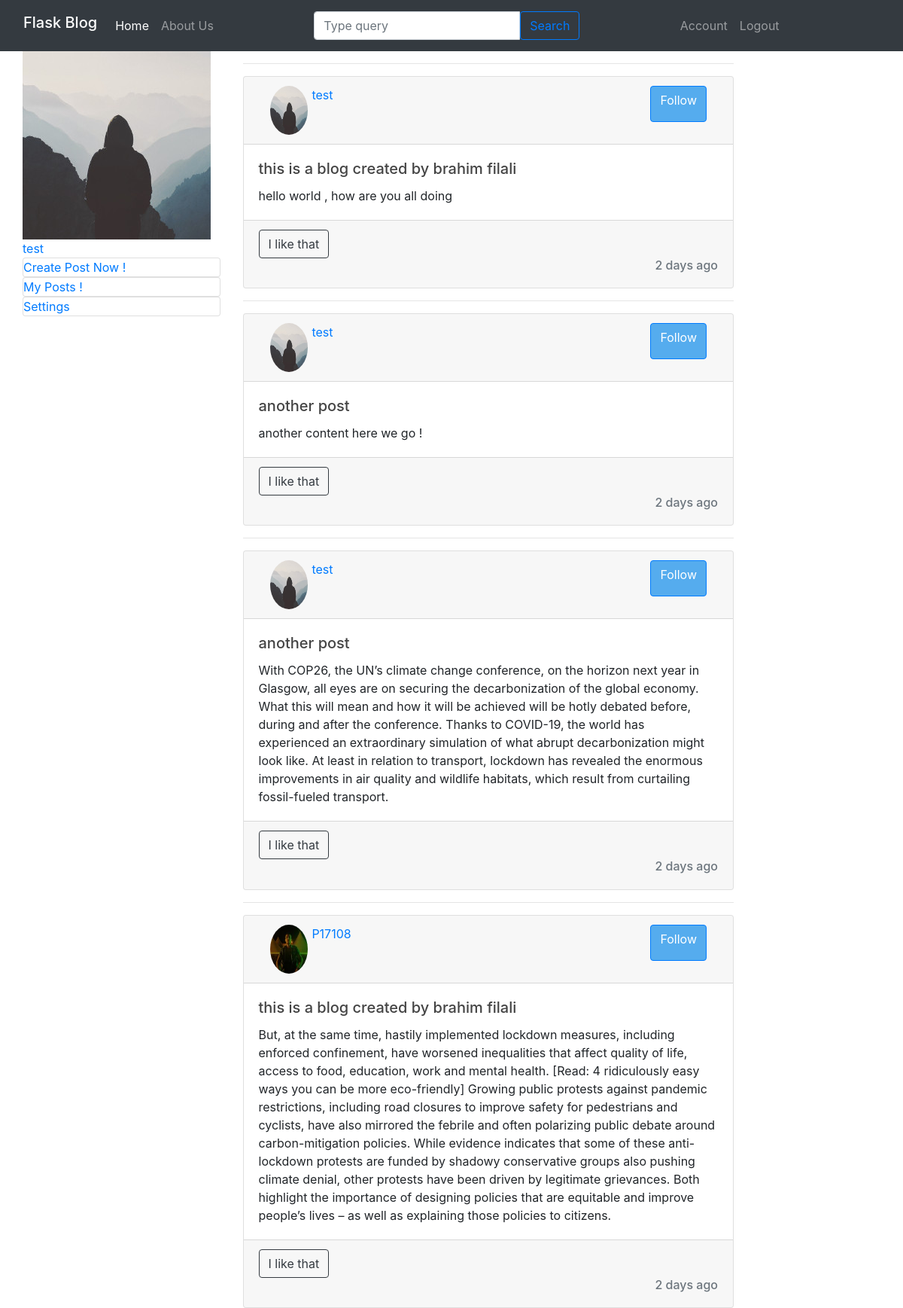
Screenshot of /home (signed in) with the database file from the repository.
### flaskblog/models.py (models this page shows, shortened)
class User(db.Model ,UserMixin):
    id = db.Column(db.Integer , primary_key = True)
    username = db.Column(db.String(20) , unique = True , nullable = False )
    email = db.Column(db.String(120) , unique = True , nullable = False )
    image_file = db.Column(db.String(40) , nullable = False , default = 'default.jpg')
    password = db.Column(db.String(60) , nullable = False)
    posts = db.relationship('Post' , backref = 'author')

class Post(db.Model ,UserMixin):
    id = db.Column(db.Integer , primary_key = True)
    title = db.Column(db.String(20) , nullable = False )
    content = db.Column(db.Text, nullable = False )
    date_posted = db.Column(db.DateTime , default=datetime.utcnow)
    user_id = db.Column(db.Integer , db.ForeignKey('user.id'))

### flaskblog/routes.py (the view)
@app.route("/")
@app.route("/home")
@login_required
def home():
    posts = Post.query.all()
    image_file = url_for('static', filename=join('profile_pics',current_user.image_file))
    return render_template('home.html' , title = "Home page" , posts = posts , image_file = image_file)

### flaskblog/models.py (called while the page is built)
@login_manager.user_loader
def load_user(user_id):
    return User.query.get(int(user_id))

### flaskblog/templates/home.html
{% extends 'layout.html' %}
{% block link_css %}
    <link rel="stylesheet" type="text/css" href="{{ url_for('static', filename='home.css') }}">
{% endblock %}
{% block content %}
<div class="row">
    <div class="col-md-3">
        <div class="profile">
            <img class="profile_picture" src="{{ image_file }} ">
            <a class="profile_name" href="">
                {{current_user.username}}
            </a>
        </div>
        <div>
            <a href="{{ url_for('create_post') }}">
                <div class="card">
                    Create Post Now !
                </div>
            </a>
            <a href="">
                <div class="card">
                    My Posts !
                </div>
            </a>
            <a href="">
                <div class="card">
                    Settings
                </div>
            </a>
        </div>
    </div>
    <div class="col-md-7">
        {% for post in posts %}
            <hr>
            <div class="card">
               <div class="card-header">
                <div class="container">
                    <div class="row">
                        <div class="col-1">
                            <img class="article-img" src="{{url_for('static', filename='profile_pics/'+post.author.image_file)}}" alt="..." >
                        </div>
                        <div class="col-xl-8">
                            <a class="username" href="#">{{post.author.username}}</a>
                        </div>
                        <div class="col-3">
                            <a class="btn btn-primary follow-button" style="background-color: #55acee" href="#!" role="button">
                                Follow
                            </a>
                        </div>
                    </div>
                </div>
              </div>
              <div class="card-body">
                <h5 class="card-title">{{post.title}}</h5>
                <p class="card-text">
                  {{post.content}}
                </p>
              </div>
              <div class="card-footer text-left">
                <button type="button" class="btn btn-outline-dark" data-ripple-color="dark">I like that</button>
                <h6 class="text-muted text-right">2 days ago</h6>
                </div>
            </div>
        {% endfor%}
    </div>
</div>
{% endblock content %}

### flaskblog/templates/layout.html (shortened to what this page needs)
<!DOCTYPE html>
<html>
<head>
    <link rel="stylesheet" type="text/css" href="{{ url_for('static', filename='main.css') }}">
    <link rel="stylesheet" href="https://cdn.jsdelivr.net/npm/bootstrap@4.5.3/dist/css/bootstrap.min.css">
    {% block link_css %}
    {% endblock %}
</head>
<body>
  <header>
    <nav class="navbar navbar-expand-lg navbar-dark bg-dark fixed-navbar ">
      <div class="container-fluid">
        <h3 class="navbar-brand" >Flask Blog</h3>
        <div class="collapse navbar-collapse" id="navbarSupportedContent">
          <ul class="navbar-nav mr-auto mb-2 mb-lg-0">
            <li class="nav-item">
              <a class="nav-link active" aria-current="page" href="{{ url_for('home') }}">Home</a>
            </li>
            <li class="nav-item">
              <a class="nav-link" href="{{ url_for('about') }}">About Us</a>
            </li>
          </ul>
          <form class="d-flex input-group w-auto mr-auto">
            <input
              type="search"
              class="form-control"
              placeholder="Type query"
              aria-label="Search"
            />
            <button class="btn btn-outline-primary" type="button" data-ripple-color="dark">
              Search
            </button>
          </form>
          <ul class="navbar-nav mr-auto mb-2 mb-lg-0">
            {% if current_user.is_authenticated %}
            <li class="nav-item">
              <a class="nav-link" href="{{ url_for('account') }}">Account</a>
            </li>
            <li class="nav-item">
              <a class="nav-link" href="{{ url_for('logout') }}">Logout</a>
            </li>
            {% endif %}
          </ul>
        </div>
      </div>
    </nav>
  </header>
  <main>
    <div class="container-fluid">
          <div class="col-md">
            {% block content %}{% endblock %}
          </div>
    </div>
  </main>
</body>
</html>

### flaskblog/static/main.css (style rules this page uses)
.article-img { max-width: 100%; min-width: 50px; height: auto; border-radius: 50%; }
.username { margin-left: 5px; }
.follow-button { float: right; height: 3em; }
body { background: #fafafa; color: #333333; margin-top: 5rem; }
h1, h2, h3, h4, h5, h6 { color: #444444; }
.article-img { height: 65px; width: 65px; margin-right: 16px; }
.navbar a { float: left; display: block; color: #f2f2f2; text-align: center; padding: 14px 16px; text-decoration: none; }

### rows the page displays
User: username "test"
Post: image_file (placeholder picture), author.username "test", title "this is a blog created by brahim filali", content "hello world , how are you all doing"
Post: image_file (placeholder picture), author.username "test", title "another post", content "another content here we go !"
Post: image_file (placeholder picture), author.username "test", title "another post", content "With COP26, the UN’s climate change conference, on the horizon next year in Glasgow, all eyes are on securing the decarbonization of the global economy. What this will mean and how it will be achieved will be hotly debated before, during and after the conference. Thanks to COVID-19, the world has experienced an extraordinary simulation of what abrupt decarbonization might look like. At least in relation to transport, lockdown has revealed the enormous improvements in air quality and wildlife habitats, which result from curtailing fossil-fueled transport."
Post: image_file (picture), author.username "P17108", title "this is a blog created by brahim filali", content "But, at the same time, hastily implemented lockdown measures, including enforced confinement, have worsened inequalities that affect quality of life, access to food, education, work and mental health. [Read: 4 ridiculously easy ways you can be more eco-friendly] Growing public protests against pandemic restrictions, including road closures to improve safety for pedestrians and cyclists, have also mirrored the febrile and often polarizing public debate around carbon-mitigation policies. While evidence indicates that some of these anti-lockdown protests are funded by shadowy conservative groups also pushing climate denial, other protests have been driven by legitimate grievances. Both…"
